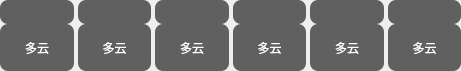
  <widget class="QWidget" name="widget0402" native="true">
   <property name="geometry">
    <rect>
     <x>20</x>
     <y>460</y>
     <width>461</width>
     <height>71</height>
    </rect>
   </property>
   <property name="minimumSize">
    <size>
     <width>0</width>
     <height>0</height>
    </size>
   </property>
   <property name="maximumSize">
    <size>
     <width>16777215</width>
     <height>16777215</height>
    </size>
   </property>
   <layout class="QGridLayout" name="gridLayout_3">
    <property name="leftMargin">
     <number>0</number>
    </property>
    <property name="topMargin">
     <number>0</number>
    </property>
    <property name="rightMargin">
     <number>0</number>
    </property>
    <property name="bottomMargin">
     <number>0</number>
    </property>
    <property name="horizontalSpacing">
     <number>4</number>
    </property>
    <property name="verticalSpacing">
     <number>0</number>
    </property>
    <item row="0" column="1">
     <widget class="QLabel" name="labelWeatherIcon1">
      <property name="styleSheet">
       <string notr="true">border-radius: 8px;
color:rgb(255,255,255);
background-color: rgb(96, 96, 96);
border-bottom-left-radius:0xp;
border-bottom-right-radius:0xp;

</string>
      </property>
      <property name="text">
       <string/>
      </property>
      <property name="pixmap">
       <pixmap resource="res.qrc">:/res/DuoYun.png</pixmap>
      </property>
      <property name="scaledContents">
       <bool>true</bool>
      </property>
      <property name="alignment">
       <set>Qt::AlignmentFlag::AlignCenter</set>
      </property>
     </widget>
    </item>
    <item row="0" column="2">
     <widget class="QLabel" name="labelWeatherIcon2">
      <property name="styleSheet">
       <string notr="true">border-radius: 8px;
color:rgb(255,255,255);
background-color: rgb(96, 96, 96);
border-bottom-left-radius:0xp;
border-bottom-right-radius:0xp;

</string>
      </property>
      <property name="text">
       <string/>
      </property>
      <property name="pixmap">
       <pixmap resource="res.qrc">:/res/DuoYun.png</pixmap>
      </property>
      <property name="scaledContents">
       <bool>true</bool>
      </property>
      <property name="alignment">
       <set>Qt::AlignmentFlag::AlignCenter</set>
      </property>
     </widget>
    </item>
    <item row="0" column="3">
     <widget class="QLabel" name="labelWeatherIcon3">
      <property name="styleSheet">
       <string notr="true">border-radius: 8px;
color:rgb(255,255,255);
background-color: rgb(96, 96, 96);
border-bottom-left-radius:0xp;
border-bottom-right-radius:0xp;

</string>
      </property>
      <property name="text">
       <string/>
      </property>
      <property name="pixmap">
       <pixmap resource="res.qrc">:/res/DuoYun.png</pixmap>
      </property>
      <property name="scaledContents">
       <bool>true</bool>
      </property>
      <property name="alignment">
       <set>Qt::AlignmentFlag::AlignCenter</set>
      </property>
     </widget>
    </item>
    <item row="0" column="4">
     <widget class="QLabel" name="labelWeatherIcon4">
      <property name="styleSheet">
       <string notr="true">border-radius: 8px;
color:rgb(255,255,255);
background-color: rgb(96, 96, 96);
border-bottom-left-radius:0xp;
border-bottom-right-radius:0xp;

</string>
      </property>
      <property name="text">
       <string/>
      </property>
      <property name="pixmap">
       <pixmap resource="res.qrc">:/res/DuoYun.png</pixmap>
      </property>
      <property name="scaledContents">
       <bool>true</bool>
      </property>
      <property name="alignment">
       <set>Qt::AlignmentFlag::AlignCenter</set>
      </property>
     </widget>
    </item>
    <item row="0" column="5">
     <widget class="QLabel" name="labelWeatherIcon5">
      <property name="styleSheet">
       <string notr="true">border-radius: 8px;
color:rgb(255,255,255);
background-color: rgb(96, 96, 96);
border-bottom-left-radius:0xp;
border-bottom-right-radius:0xp;

</string>
      </property>
      <property name="text">
       <string/>
      </property>
      <property name="pixmap">
       <pixmap resource="res.qrc">:/res/DuoYun.png</pixmap>
      </property>
      <property name="scaledContents">
       <bool>true</bool>
      </property>
      <property name="alignment">
       <set>Qt::AlignmentFlag::AlignCenter</set>
      </property>
     </widget>
    </item>
    <item row="1" column="1" rowspan="2">
     <widget class="QLabel" name="lbweatherTypeData1">
      <property name="styleSheet">
       <string notr="true">border-radius: 8px;
color:rgb(255,255,255);
background-color: rgb(96, 96, 96);
border-top-left-radius:0xp;
border-top-right-radius:0xp;</string>
      </property>
      <property name="text">
       <string>多云</string>
      </property>
      <property name="alignment">
       <set>Qt::AlignmentFlag::AlignCenter</set>
      </property>
     </widget>
    </item>
    <item row="1" column="2" rowspan="2">
     <widget class="QLabel" name="lbweatherTypeData2">
      <property name="styleSheet">
       <string notr="true">border-radius: 8px;
color:rgb(255,255,255);
background-color: rgb(96, 96, 96);
border-top-left-radius:0xp;
border-top-right-radius:0xp;</string>
      </property>
      <property name="text">
       <string>多云</string>
      </property>
      <property name="alignment">
       <set>Qt::AlignmentFlag::AlignCenter</set>
      </property>
     </widget>
    </item>
    <item row="1" column="3" rowspan="2">
     <widget class="QLabel" name="lbweatherTypeData3">
      <property name="styleSheet">
       <string notr="true">border-radius: 8px;
color:rgb(255,255,255);
background-color: rgb(96, 96, 96);
border-top-left-radius:0xp;
border-top-right-radius:0xp;</string>
      </property>
      <property name="text">
       <string>多云</string>
      </property>
      <property name="alignment">
       <set>Qt::AlignmentFlag::AlignCenter</set>
      </property>
     </widget>
    </item>
    <item row="1" column="4" rowspan="2">
     <widget class="QLabel" name="lbweatherTypeData4">
      <property name="styleSheet">
       <string notr="true">border-radius: 8px;
color:rgb(255,255,255);
background-color: rgb(96, 96, 96);
border-top-left-radius:0xp;
border-top-right-radius:0xp;</string>
      </property>
      <property name="text">
       <string>多云</string>
      </property>
      <property name="alignment">
       <set>Qt::AlignmentFlag::AlignCenter</set>
      </property>
     </widget>
    </item>
    <item row="1" column="5" rowspan="2">
     <widget class="QLabel" name="lbweatherTypeData5">
      <property name="styleSheet">
       <string notr="true">border-radius: 8px;
color:rgb(255,255,255);
background-color: rgb(96, 96, 96);
border-top-left-radius:0xp;
border-top-right-radius:0xp;</string>
      </property>
      <property name="text">
       <string>多云</string>
      </property>
      <property name="alignment">
       <set>Qt::AlignmentFlag::AlignCenter</set>
      </property>
     </widget>
    </item>
    <item row="0" column="0">
     <widget class="QLabel" name="labelWeatherIcon0">
      <property name="minimumSize">
       <size>
        <width>0</width>
        <height>0</height>
       </size>
      </property>
      <property name="maximumSize">
       <size>
        <width>16777215</width>
        <height>16777215</height>
       </size>
      </property>
      <property name="styleSheet">
       <string notr="true">border-radius: 8px;
color:rgb(255,255,255);
background-color: rgb(96, 96, 96);
border-bottom-left-radius:0xp;
border-bottom-right-radius:0xp;


</string>
      </property>
      <property name="text">
       <string/>
      </property>
      <property name="pixmap">
       <pixmap resource="res.qrc">:/res/DuoYun.png</pixmap>
      </property>
      <property name="scaledContents">
       <bool>true</bool>
      </property>
      <property name="alignment">
       <set>Qt::AlignmentFlag::AlignCenter</set>
      </property>
     </widget>
    </item>
    <item row="1" column="0" rowspan="2">
     <widget class="QLabel" name="lbweatherTypeData0">
      <property name="styleSheet">
       <string notr="true">border-radius: 8px;
color:rgb(255,255,255);
background-color: rgb(96, 96, 96);
border-top-left-radius:0xp;
border-top-right-radius:0xp;</string>
      </property>
      <property name="text">
       <string>多云</string>
      </property>
      <property name="alignment">
       <set>Qt::AlignmentFlag::AlignCenter</set>
      </property>
     </widget>
    </item>
   </layout>
  </widget>
